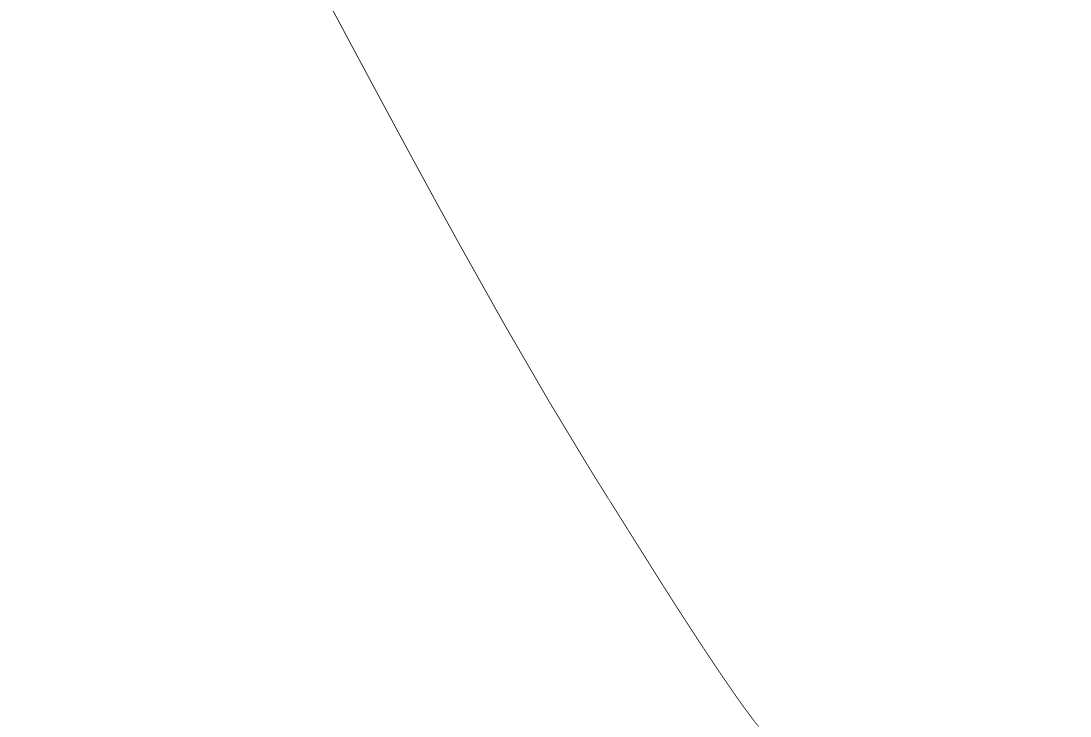

Notebook source saved alongside this figure:
### Code cell
def take_trajectory(sol):
    df = pd.DataFrame(sol.y.T, columns=["x", "y", "vx", "vy"])
    df["t"] = sol.t
    return(df)

middle_trajectory = take_trajectory(sols[len(sols) // 2])
middle_trajectory_plot = (
    alt.Chart(middle_trajectory)
    .mark_line(color="black", strokeWidth=0.5)
    .encode(
        longitude="x",
        latitude="y",
        detail="sol_index:N"
    )
    .properties(width=600, height=400)
)
middle_trajectory_plot

### Figure 1 — Vega-Lite specification as saved in the notebook (floating-point values rounded to 4 significant figures)
{"$schema": "https://vega.github.io/schema/vega-lite/v4.17.0.json", "config": {"view": {"continuousHeight": 300, "continuousWidth": 400}}, "data": {"name": "data-06f918cddd23868f8f024b9591f20ab9"}, "datasets": {"data-06f918cddd23868f8f024b9591f20ab9": [{"t": 0, "vx": 0.7069, "vy": -1.202, "x": -682, "y": -337.8}, {"t": 0.09914, "vx": 0.6901, "vy": -1.166, "x": -681.9, "y": -337.9}, {"t": 0.1983, "vx": 0.6733, "vy": -1.13, "x": -681.9, "y": -338.0}, {"t": 0.3017, "vx": 0.6569, "vy": -1.091, "x": -681.8, "y": -338.1}, {"t": 0.4051, "vx": 0.6417, "vy": -1.052, "x": -681.7, "y": -338.3}, {"t": 0.5086, "vx": 0.6263, "vy": -1.012, "x": -681.7, "y": -338.4}, {"t": 0.7154, "vx": 0.5968, "vy": -0.9298, "x": -681.5, "y": -338.6}, {"t": 0.9223, "vx": 0.5677, "vy": -0.8438, "x": -681.4, "y": -338.7}, {"t": 1.129, "vx": 0.5367, "vy": -0.758, "x": -681.3, "y": -338.9}, {"t": 1.152, "vx": 0.5331, "vy": -0.7485, "x": -681.3, "y": -338.9}, {"t": 1.175, "vx": 0.5295, "vy": -0.739, "x": -681.3, "y": -338.9}, {"t": 1.221, "vx": 0.5222, "vy": -0.72, "x": -681.3, "y": -339.0}, {"t": 1.222, "vx": 0.5219, "vy": -0.7196, "x": -681.3, "y": -339.0}, {"t": 1.222, "vx": 0.5216, "vy": -0.7192, "x": -681.3, "y": -339.0}, {"t": 1.223, "vx": 0.5213, "vy": -0.7189, "x": -681.3, "y": -339.0}, {"t": 1.224, "vx": 0.521, "vy": -0.7185, "x": -681.3, "y": -339.0}, {"t": 1.225, "vx": 0.5207, "vy": -0.7181, "x": -681.3, "y": -339.0}, {"t": 1.227, "vx": 0.5202, "vy": -0.7173, "x": -681.3, "y": -339.0}, {"t": 1.229, "vx": 0.5196, "vy": -0.7166, "x": -681.2, "y": -339.0}, {"t": 1.231, "vx": 0.519, "vy": -0.7158, "x": -681.2, "y": -339.0}, {"t": 1.249, "vx": 0.5131, "vy": -0.7081, "x": -681.2, "y": -339.0}, {"t": 1.267, "vx": 0.5071, "vy": -0.7005, "x": -681.2, "y": -339.0}, {"t": 1.286, "vx": 0.5012, "vy": -0.6928, "x": -681.2, "y": -339.0}, {"t": 1.331, "vx": 0.4865, "vy": -0.6736, "x": -681.2, "y": -339.1}, {"t": 1.377, "vx": 0.4717, "vy": -0.6544, "x": -681.2, "y": -339.1}, {"t": 1.469, "vx": 0.4431, "vy": -0.6123, "x": -681.1, "y": -339.1}, {"t": 1.544, "vx": 0.4201, "vy": -0.5745, "x": -681.1, "y": -339.2}, {"t": 1.62, "vx": 0.3969, "vy": -0.5368, "x": -681.1, "y": -339.2}, {"t": 1.696, "vx": 0.3735, "vy": -0.4992, "x": -681.0, "y": -339.3}, {"t": 1.847, "vx": 0.3258, "vy": -0.4246, "x": -681.0, "y": -339.3}, {"t": 1.998, "vx": 0.2769, "vy": -0.3505, "x": -680.9, "y": -339.4}, {"t": 2.15, "vx": 0.2267, "vy": -0.2773, "x": -680.9, "y": -339.4}, {"t": 2.222, "vx": 0.2022, "vy": -0.2427, "x": -680.9, "y": -339.5}, {"t": 2.294, "vx": 0.1773, "vy": -0.2084, "x": -680.9, "y": -339.5}, {"t": 2.366, "vx": 0.1519, "vy": -0.1743, "x": -680.9, "y": -339.5}, {"t": 2.511, "vx": 0.09954, "vy": -0.1074, "x": -680.8, "y": -339.5}, {"t": 2.547, "vx": 0.08604, "vy": -0.09099, "x": -680.8, "y": -339.5}, {"t": 2.583, "vx": 0.07231, "vy": -0.07472, "x": -680.8, "y": -339.5}, {"t": 2.619, "vx": 0.05834, "vy": -0.05864, "x": -680.8, "y": -339.5}, {"t": 2.635, "vx": 0.05188, "vy": -0.05138, "x": -680.8, "y": -339.5}, {"t": 2.652, "vx": 0.04534, "vy": -0.04417, "x": -680.8, "y": -339.5}, {"t": 2.668, "vx": 0.03873, "vy": -0.03703, "x": -680.8, "y": -339.5}, {"t": 2.701, "vx": 0.02524, "vy": -0.02299, "x": -680.8, "y": -339.5}, {"t": 2.71, "vx": 0.0218, "vy": -0.01955, "x": -680.8, "y": -339.5}, {"t": 2.718, "vx": 0.01832, "vy": -0.01613, "x": -680.8, "y": -339.5}, {"t": 2.726, "vx": 0.0148, "vy": -0.01275, "x": -680.8, "y": -339.5}, {"t": 2.73, "vx": 0.01303, "vy": -0.01108, "x": -680.8, "y": -339.5}, {"t": 2.734, "vx": 0.01124, "vy": -0.009424, "x": -680.8, "y": -339.5}, {"t": 2.738, "vx": 0.009435, "vy": -0.007782, "x": -680.8, "y": -339.5}, {"t": 2.747, "vx": 0.005771, "vy": -0.004555, "x": -680.8, "y": -339.5}, {"t": 2.749, "vx": 0.004841, "vy": -0.003763, "x": -680.8, "y": -339.5}, {"t": 2.751, "vx": 0.003903, "vy": -0.00298, "x": -680.8, "y": -339.5}, {"t": 2.753, "vx": 0.002956, "vy": -0.002208, "x": -680.8, "y": -339.5}, {"t": 2.754, "vx": 0.002587, "vy": -0.001912, "x": -680.8, "y": -339.5}, {"t": 2.754, "vx": 0.002216, "vy": -0.001619, "x": -680.8, "y": -339.5}, {"t": 2.755, "vx": 0.001843, "vy": -0.001328, "x": -680.8, "y": -339.5}, {"t": 2.757, "vx": 0.001089, "vy": -0.0007566, "x": -680.8, "y": -339.5}, {"t": 2.757, "vx": 0.000899, "vy": -0.0006162, "x": -680.8, "y": -339.5}, {"t": 2.757, "vx": 0.0008263, "vy": -0.0005633, "x": -680.8, "y": -339.5}]}, "encoding": {"detail": {"field": "sol_index", "type": "nominal"}, "latitude": {"field": "y", "type": "quantitative"}, "longitude": {"field": "x", "type": "quantitative"}}, "height": 400, "mark": {"color": "black", "strokeWidth": 0.5, "type": "line"}, "width": 600}
